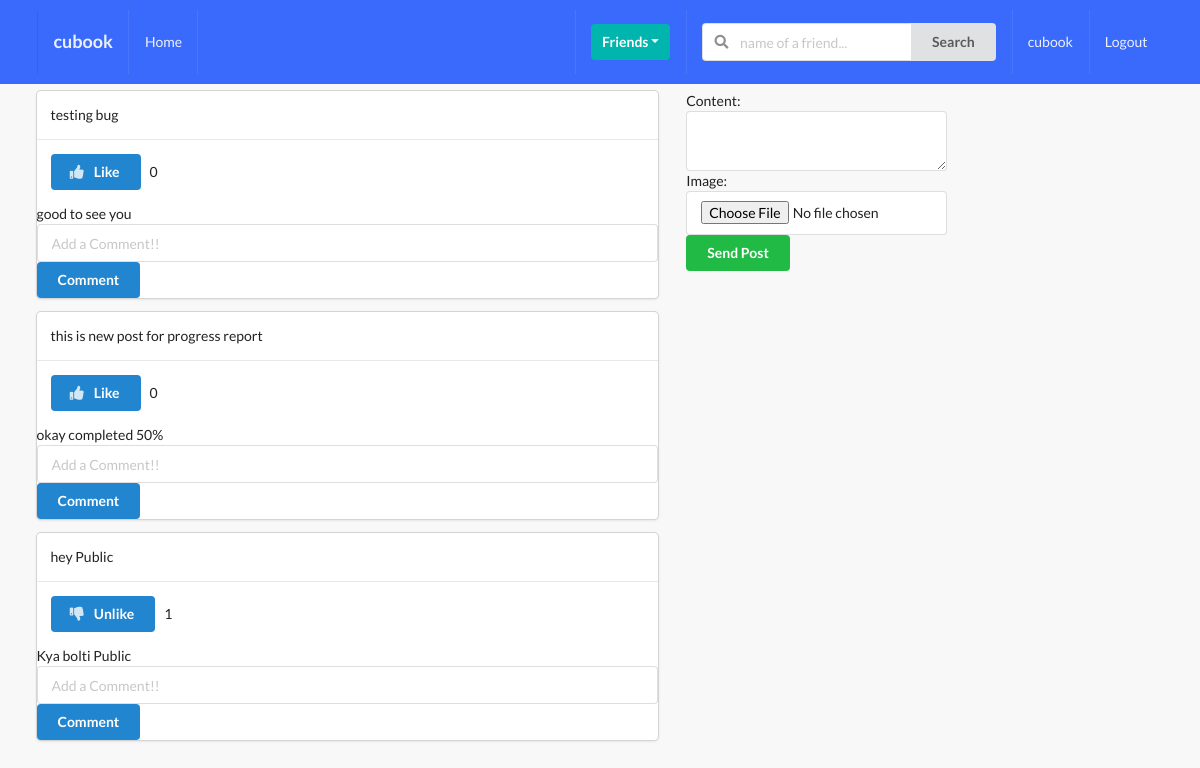
Screenshot of /posts/ (signed in) with the database file from the repository.
### posts/models.py (models this page shows, shortened)
class Post(models.Model):
    content = models.TextField()
    image = models.ImageField(upload_to='posts',validators=[FileExtensionValidator(['png','jpg','jpeg','gif'])], blank=True)
    liked = models.ManyToManyField(Profile,blank = True,related_name = 'likes')
    updated = models.DateTimeField(auto_now = True)
    created = models.DateTimeField(auto_now_add = True)
    author = models.ForeignKey(Profile, on_delete = models.CASCADE,related_name='posts')
    def num_likes(self):
        return self.liked.all().count()
    class Meta:
        ordering = ('-created',)

class Comment(models.Model):
    user = models.ForeignKey(Profile, on_delete=models.CASCADE)
    post = models.ForeignKey(Post ,on_delete=models.CASCADE)
    body = models.TextField(max_length=300,blank=True)
    updated = models.DateTimeField(auto_now=True)
    created = models.DateTimeField(auto_now_add=True)

### posts/views.py (the view, shortened to what this page needs)
# urls.py: path('',post_comment_create_and_list_view,name='main-post-view'),
def post_comment_create_and_list_view(request):
    qs = Post.objects.all()
    profile = Profile.objects.get(user=request.user)
    p_form = PostModelForm()
    c_form = CommentModelForm()
    post_added = False
    profile = Profile.objects.get(user=request.user)
    context={
        'qs': qs,
        'profile': profile,
        'p_form': p_form,
        'c_form': c_form,
        'post_added': post_added,
    }
    return render(request,'posts/main.html',context)

### posts/forms.py
class PostModelForm(forms.ModelForm):
    content = forms.CharField(widget=forms.Textarea(attrs={'rows':2}))
    class Meta:
        model = Post
        fields = ('content','image')

class CommentModelForm(forms.ModelForm):
    body = forms.CharField(label='',
                             widget=forms.TextInput(attrs={'placeholder':'Add a Comment!!'}))
    class Meta:
        model = Comment
        fields=('body',)

### posts/templates/posts/main.html (shortened to what this page needs)
{% extends 'base.html' %}
{% block content %}
<div class="ui grid">
    <div class="row ">
        <div class="nine wide column">
            {% for obj in qs %}
                   <div class="ui fluid card">
                       <div class="content">
                           {{obj.content}}
                        </div>
                        <div class="content">
                            <form action="{% url 'posts:like-post-view' %}" method="POST">
                                <button type="submit" class="ui primary button ">
                                    {% if profile not in obj.liked.all %}
                                        <i class="thumbs up icon"></i>&nbsp;Like
                                    {% else %}
                                        <i class="thumbs down icon"></i>&nbsp;Unlike
                                    {% endif %}
                                </button>
                                &nbsp;{{obj.num_likes}}
                            </form>
                        </div>
                        <div>
                        {% if obj.comment_set.all %}
                            {% for  c in obj.comment_set.all %}
                               <p>{{c.body}}</p>
                            {%  endfor %}
                        {% endif %}
                        </div>
                          <form action="" method="POST" class="ui form">
                          {{c_form}}
                          <button type="submit" class="ui primary button" name="submit_c_form">Comment</button>
                          </form>
                        </div>
            {% endfor %}
        </div>
     <div class="four wide column">
            <form action="" method="POST" class="ui form" enctype="multipart/form-data">
                {{p_form}}
                <button type='submit' class='ui button positive' name="submit_p_form" >Send Post</button>
            </form>
        </div>
    </div>
</div>
{% endblock content %}

### templates/main/navbar.html (shortened to what this page needs)
<div class="ui inverted menu nav mb-7">
    <div class="ui container">
      <a href="" class="item">
          <h3><img src="{{profile.logo.url}}">cubook</h3>
      </a>
      {% if request.user.is_authenticated %}
      <a href="" class="item">
          Home
      </a>
      {% endif %}
      <div class="right menu">
          {% if request.user.is_authenticated %}
          <div class="item">
              <div class="ui floating dropdown icon button teal"> Friends
                  <i class="dropdown icon"></i>
               </div>
          </div>
               <div class="item">
                <form action="" method="GET">
                  <div class="ui action left icon input">
                  <input class="prompt" type="text" name='q' placeholder="name of a friend...">
                  <button type='submit' class="ui button">Search</button>
                  </div>
              </form>
              </div>
              <a href="" class="item">
                   {{ request.user }}
              </a>
              <a href="" class="ui item">
                  Logout
              </a>
          {% else %}
          <a href="" class="ui item">
                  Login
              </a>
          {% endif %}
      </div>
    </div>
  </div>

### static_project/style.css (style rules this page uses)
body { background: #f8f8f8 !important; }
.nav { border-radius:0px !important; padding :10px 0 10px 0 !important; background-color: #396afc !important; }
.mb-7 { margin-bottom:7px !important; }

### rows the page displays
Post: content "testing bug", shows "Like", num_likes "0"
Comment: body "good to see you"
Post: content "this is new post for progress report", shows "Like", num_likes "0"
Comment: body "okay completed 50%"
Post: content "hey Public", shows "Unlike", num_likes "1"
Comment: body "Kya bolti Public"

### other values shown
{{ request.user }} "cubook"
